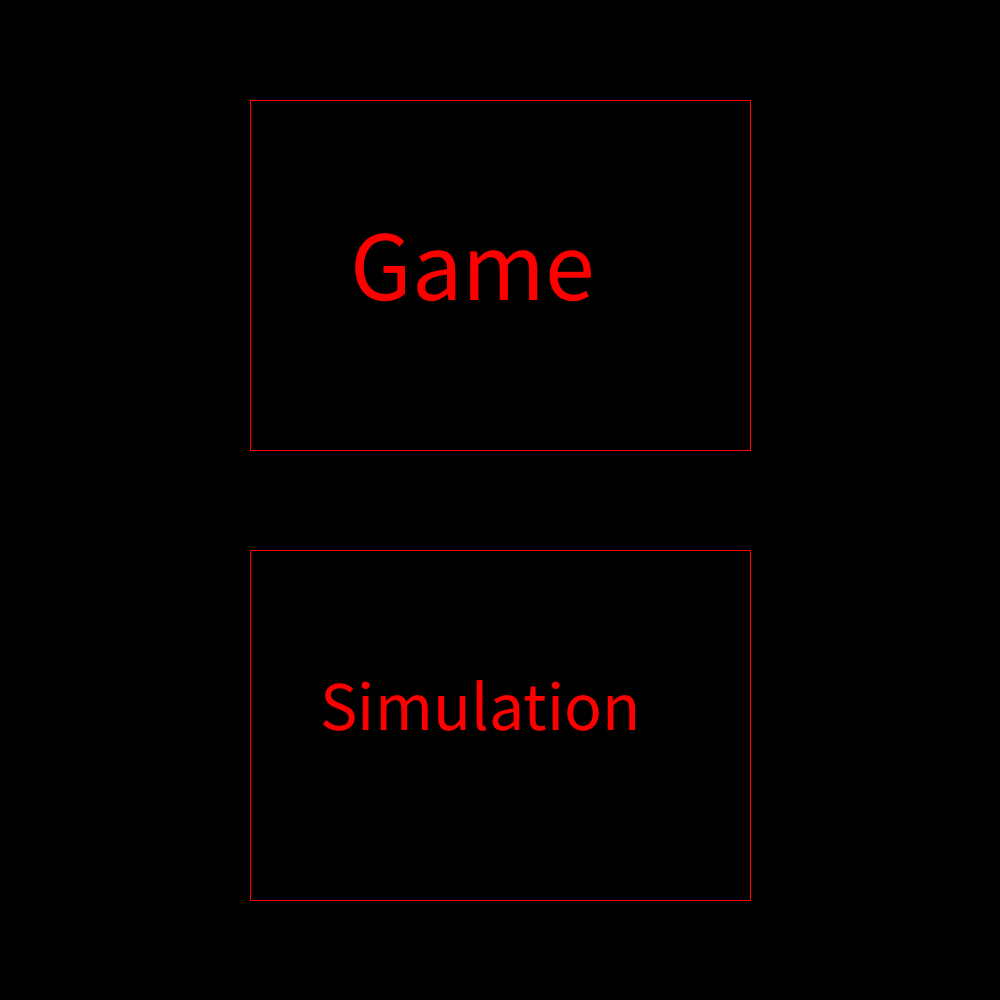
Frame 1 (no input)
Frame 60 (the mouse pressed at the canvas centre just before this capture): identical to frame 1, image omitted
Frame 120 (the mouse held since frame 60 and released just before this capture): blank canvas, image omitted

The Processing sketch that drew this single still picture (run headless with seeded random() and noise(); from frame 60 on, the mouse is pressed at the canvas centre):

// Processing sketch: Collab_Project
// ── Collab_Project.pde
FloatList[] networks = new FloatList[100];
String place = "Beginning";
void setup(){
  //Set the size
  size(1000,1000);
  for(int i = 0; i < networks.length; i++){
   networks[i] = new FloatList();
  }
}
void draw(){
  //Set the background color
  if(place == "Beginning"){
    background(0);
    noFill();
    stroke(255,0,0);
    if(mouseX > 250 && mouseX < 750 && mouseY > 100 && mouseY < 450){
      fill(255,0,0);
    }
    rect(250,100,500,350);
    noFill();
    if(mouseX > 250 && mouseX < 750 && mouseY > 550 && mouseY < 900){
      fill(255,0,0);
    }
    rect(250,550,500,350);
    textSize(100);
    fill(255,0,0);
    if(mouseX > 250 && mouseX < 750 && mouseY > 100 && mouseY < 450){
      fill(0);
    }
    text("Game",350,300);
    textSize(70);
    fill(255,0,0);
    if(mouseX > 250 && mouseX < 750 && mouseY > 550 && mouseY < 900){
      fill(0);
    }
    text("Simulation",320,730);
  }
  if(place == "game"){
   background(50);
  }
  if(place == "simulation"){
   background(255);
}
}
void mousePressed(){
 if(place == "Beginning"){
  if(mouseY < 450){
   place = "game";
  }
  else{
   place = "simulation";
  }
 }
}
